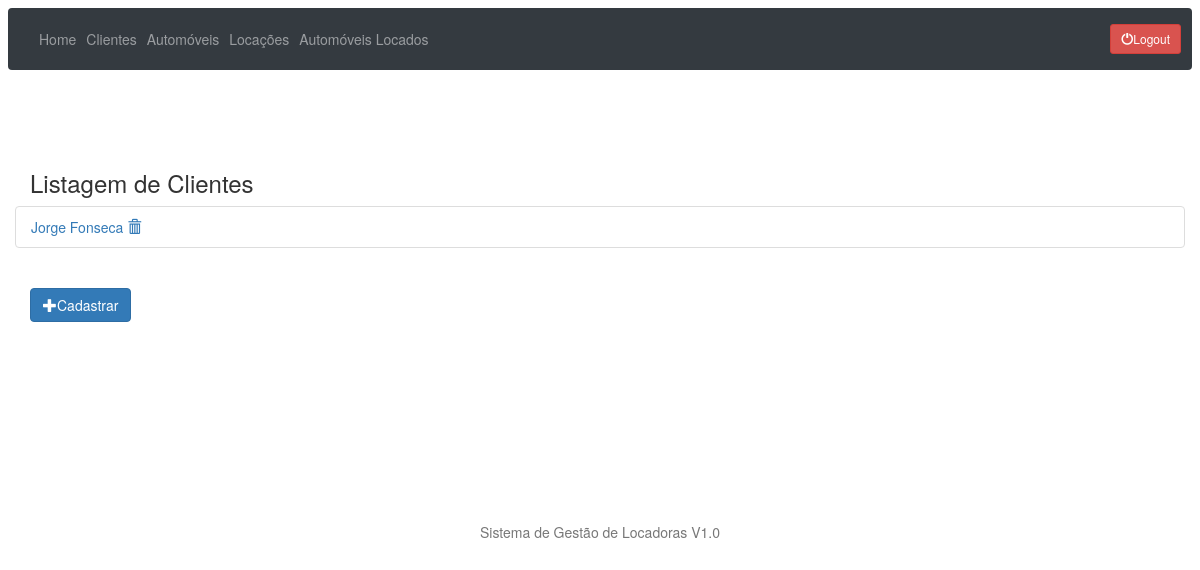
Before: /clientes/list/ (signed in) with the older database file.
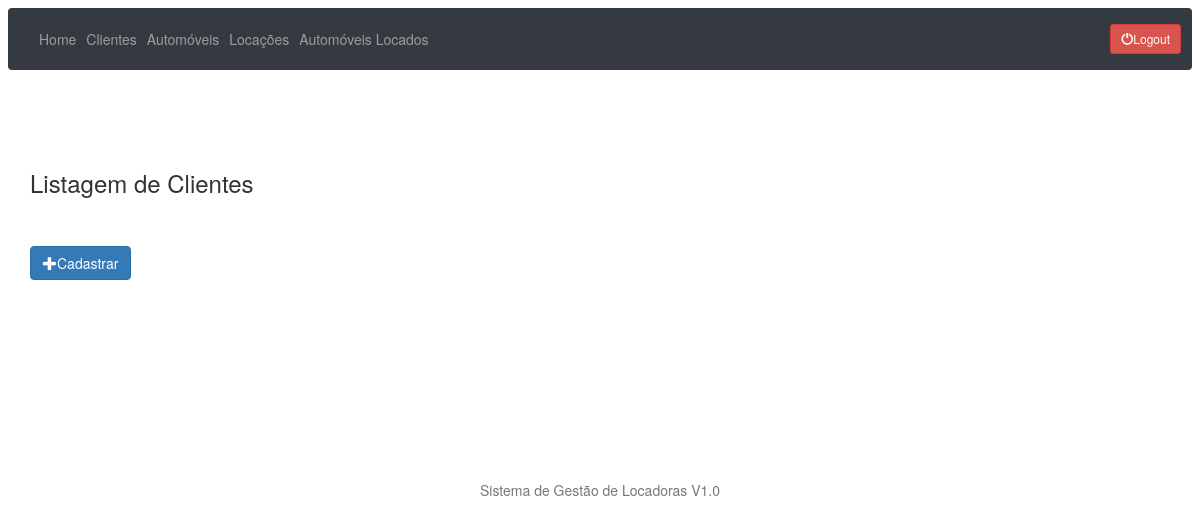
After: the same page with the newer database file.
### clientes/models.py (models this page shows, shortened)
class Cliente(models.Model):
    nome = models.CharField(max_length=30)
    sobrenome = models.CharField(max_length=30)
    idade = models.IntegerField(null=True, blank=True)
    foto = models.ImageField(upload_to='clientes_fotos', null=True, blank=True)

### clientes/views.py (the view)
# urls.py: path('list/', clientes_list, name='cliente_list'),
@login_required()
def clientes_list(request):
    clientes = Cliente.objects.order_by('nome')
    return render(request, 'cliente.html', {'clientes': clientes})

### clientes/templates/cliente.html (shortened to what this page needs)
{% extends 'base.html' %}
{% block main %}
    <h3>Listagem de Clientes</h3>
    <div class="row">
        <ul class="list-group">
            {% for cliente in clientes %}
                <li class="list-group-item">
                    <a href="{% url 'cliente_update' cliente.id %}"> {{ cliente.nome }} {{ cliente.sobrenome }}</a>
                    <a href="{% url 'cliente_delete' cliente.id %}" title="Excluir">
                        <span class="glyphicon glyphicon-trash"></span>
                    </a>
                </li>
            {% endfor %}
        </ul>
    </div>
    <div class="row1">
        <a type="button" class="btn btn-primary" href="{% url 'cliente_new' %}"> <span
                class="glyphicon glyphicon-plus"></span>Cadastrar</a>
    </div>
{% endblock %}

Changed rows visible on the page:
removed Cliente: nome "Jorge", sobrenome "Fonseca"
